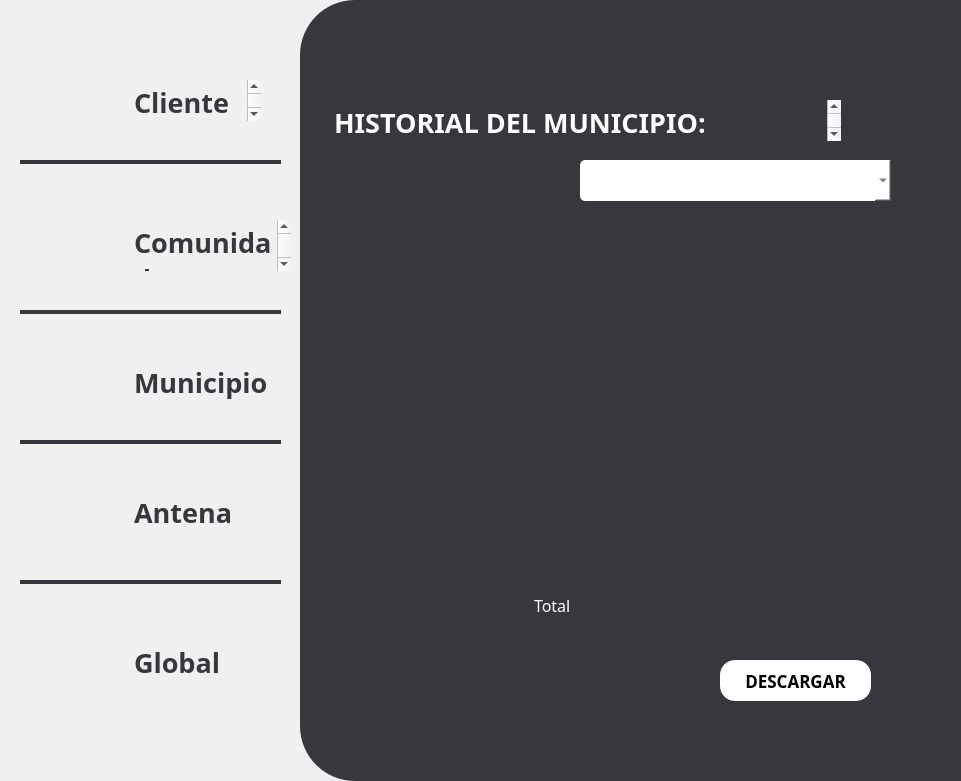
  <widget class="QFrame" name="frame_white">
   <property name="geometry">
    <rect>
     <x>340</x>
     <y>0</y>
     <width>961</width>
     <height>781</height>
    </rect>
   </property>
   <property name="styleSheet">
    <string notr="true">QFrame {
    border: none;       /* Color y grosor del borde */
    border-radius: 55px;          /* Radio de las esquinas */
    background-color: #f0f0f0;    /* Color de fondo */
    margin: 0px;                  /* Margen externo a 0 */
    padding: 0px;                 /* Espaciado interno a 0 */
}

</string>
   </property>
   <property name="frameShape">
    <enum>QFrame::StyledPanel</enum>
   </property>
   <property name="frameShadow">
    <enum>QFrame::Raised</enum>
   </property>
   <widget class="QFrame" name="frame_white_grey">
    <property name="geometry">
     <rect>
      <x>300</x>
      <y>0</y>
      <width>961</width>
      <height>781</height>
     </rect>
    </property>
    <property name="styleSheet">
     <string notr="true">QFrame {
    border: none;       /* Color y grosor del borde */
    border-radius: 55px;          /* Radio de las esquinas */
    background-color: #37373d;    /* Color de fondo */
    margin: 0px;                  /* Margen externo a 0 */
    padding: 0px;                 /* Espaciado interno a 0 */
}

</string>
    </property>
    <property name="frameShape">
     <enum>QFrame::StyledPanel</enum>
    </property>
    <property name="frameShadow">
     <enum>QFrame::Raised</enum>
    </property>
    <widget class="QTextBrowser" name="InfoPago">
     <property name="geometry">
      <rect>
       <x>30</x>
       <y>100</y>
       <width>511</width>
       <height>41</height>
      </rect>
     </property>
     <property name="sizePolicy">
      <sizepolicy hsizetype="Expanding" vsizetype="Expanding">
       <horstretch>0</horstretch>
       <verstretch>0</verstretch>
      </sizepolicy>
     </property>
     <property name="font">
      <font>
       <family>Montserrat</family>
      </font>
     </property>
     <property name="toolTipDuration">
      <number>-1</number>
     </property>
     <property name="autoFillBackground">
      <bool>false</bool>
     </property>
     <property name="styleSheet">
      <string notr="true">QTextBrowser {
    background: transparent;  /* Quitar el fondo */
	color:#FFFFFF;
    border: none;             /* Quitar el borde */
	margin: 0;                /* Eliminar márgenes */
}</string>
     </property>
     <property name="html">
      <string>&lt;!DOCTYPE HTML PUBLIC &quot;-//W3C//DTD HTML 4.0//EN&quot; &quot;http://www.w3.org/TR/REC-html40/strict.dtd&quot;&gt;
&lt;html&gt;&lt;head&gt;&lt;meta name=&quot;qrichtext&quot; content=&quot;1&quot; /&gt;&lt;style type=&quot;text/css&quot;&gt;
p, li { white-space: pre-wrap; }
&lt;/style&gt;&lt;/head&gt;&lt;body style=&quot; font-family:'Montserrat'; font-size:8.25pt; font-weight:400; font-style:normal;&quot;&gt;
&lt;p style=&quot; margin-top:0px; margin-bottom:0px; margin-left:0px; margin-right:0px; -qt-block-indent:0; text-indent:0px;&quot;&gt;&lt;span style=&quot; font-family:'MS Shell Dlg 2'; font-size:20pt; font-weight:600;&quot;&gt;HISTORIAL DEL MUNICIPIO:&lt;/span&gt;&lt;/p&gt;&lt;/body&gt;&lt;/html&gt;</string>
     </property>
    </widget>
    <widget class="QTextBrowser" name="MontoText">
     <property name="geometry">
      <rect>
       <x>230</x>
       <y>590</y>
       <width>81</width>
       <height>41</height>
      </rect>
     </property>
     <property name="sizePolicy">
      <sizepolicy hsizetype="Expanding" vsizetype="Expanding">
       <horstretch>0</horstretch>
       <verstretch>0</verstretch>
      </sizepolicy>
     </property>
     <property name="font">
      <font>
       <family>Montserrat</family>
       <pointsize>5</pointsize>
      </font>
     </property>
     <property name="toolTipDuration">
      <number>-1</number>
     </property>
     <property name="autoFillBackground">
      <bool>false</bool>
     </property>
     <property name="styleSheet">
      <string notr="true">QTextBrowser {
    background: transparent;  /* Quitar el fondo */
	color:#FFFFFF;
    border: none;             /* Quitar el borde */
	margin: 0;                /* Eliminar márgenes */
}</string>
     </property>
     <property name="html">
      <string>&lt;!DOCTYPE HTML PUBLIC &quot;-//W3C//DTD HTML 4.0//EN&quot; &quot;http://www.w3.org/TR/REC-html40/strict.dtd&quot;&gt;
&lt;html&gt;&lt;head&gt;&lt;meta name=&quot;qrichtext&quot; content=&quot;1&quot; /&gt;&lt;style type=&quot;text/css&quot;&gt;
p, li { white-space: pre-wrap; }
&lt;/style&gt;&lt;/head&gt;&lt;body style=&quot; font-family:'Montserrat'; font-size:5pt; font-weight:400; font-style:normal;&quot;&gt;
&lt;p style=&quot; margin-top:0px; margin-bottom:0px; margin-left:0px; margin-right:0px; -qt-block-indent:0; text-indent:0px;&quot;&gt;&lt;span style=&quot; font-size:12pt;&quot;&gt;Total&lt;/span&gt;&lt;/p&gt;&lt;/body&gt;&lt;/html&gt;</string>
     </property>
    </widget>
    <widget class="QTextBrowser" name="Adeudo">
     <property name="geometry">
      <rect>
       <x>50</x>
       <y>570</y>
       <width>181</width>
       <height>41</height>
      </rect>
     </property>
     <property name="sizePolicy">
      <sizepolicy hsizetype="Expanding" vsizetype="Expanding">
       <horstretch>0</horstretch>
       <verstretch>0</verstretch>
      </sizepolicy>
     </property>
     <property name="font">
      <font>
       <family>Montserrat</family>
       <pointsize>5</pointsize>
      </font>
     </property>
     <property name="toolTipDuration">
      <number>-1</number>
     </property>
     <property name="autoFillBackground">
      <bool>false</bool>
     </property>
     <property name="styleSheet">
      <string notr="true">QTextBrowser {
    background: transparent;  /* Quitar el fondo */
	color:#FFFFFF;
    border: none;             /* Quitar el borde */
	margin: 0;                /* Eliminar márgenes */
}</string>
     </property>
     <property name="html">
      <string>&lt;!DOCTYPE HTML PUBLIC &quot;-//W3C//DTD HTML 4.0//EN&quot; &quot;http://www.w3.org/TR/REC-html40/strict.dtd&quot;&gt;
&lt;html&gt;&lt;head&gt;&lt;meta name=&quot;qrichtext&quot; content=&quot;1&quot; /&gt;&lt;style type=&quot;text/css&quot;&gt;
p, li { white-space: pre-wrap; }
&lt;/style&gt;&lt;/head&gt;&lt;body style=&quot; font-family:'Montserrat'; font-size:5pt; font-weight:400; font-style:normal;&quot;&gt;
&lt;p style=&quot;-qt-paragraph-type:empty; margin-top:0px; margin-bottom:0px; margin-left:0px; margin-right:0px; -qt-block-indent:0; text-indent:0px;&quot;&gt;&lt;br /&gt;&lt;/p&gt;&lt;/body&gt;&lt;/html&gt;</string>
     </property>
    </widget>
    <widget class="QPushButton" name="GuardarButton">
     <property name="geometry">
      <rect>
       <x>420</x>
       <y>660</y>
       <width>151</width>
       <height>41</height>
      </rect>
     </property>
     <property name="font">
      <font>
       <family>Montserrat</family>
       <pointsize>13</pointsize>
       <weight>75</weight>
       <bold>true</bold>
      </font>
     </property>
     <property name="styleSheet">
      <string notr="true">QPushButton{
		background: #FFFFFF; 
		 border-radius: 15px; 
}</string>
     </property>
     <property name="text">
      <string>DESCARGAR</string>
     </property>
    </widget>
    <widget class="QTableWidget" name="Table">
     <property name="geometry">
      <rect>
       <x>50</x>
       <y>210</y>
       <width>541</width>
       <height>341</height>
      </rect>
     </property>
     <property name="styleSheet">
      <string notr="true">QTableWidget {
    background-color: transparent;
    gridline-color: #37373d;
    font-size: 14px;
    font-family: Montserrat;
    }  

QTableWidget::item {
    background-color: #ffffff;
    color: #37373d;
    padding: 5px;
    }

    QHeaderView::section {
    background-color: transparent;
 background
    color: #ffffff;
   padding: 5px;
    font-size: 14px;
    font-weight: bold;
    border-bottom: 1px solid #ffffff;
    border-right: 1px solid #ffffff;
    border-top: none;
    border-left: none;
}

QTableCornerButton::section {
    background-color: transparent;
    }</string>
     </property>
    </widget>
    <widget class="QComboBox" name="Select1">
     <property name="geometry">
      <rect>
       <x>280</x>
       <y>160</y>
       <width>311</width>
       <height>41</height>
      </rect>
     </property>
     <property name="font">
      <font>
       <family>Montserrat</family>
       <pointsize>-1</pointsize>
      </font>
     </property>
     <property name="styleSheet">
      <string notr="true">QComboBox{
 	background: #FFFFFF;
	color: #37373d;
	border-radius: 5px;
	font-family: Montserrat; /* Type of font */
    font-size: 16px;                /* Size of the text */
}</string>
     </property>
    </widget>
   </widget>
   <widget class="QLabel" name="cliente">
    <property name="geometry">
     <rect>
      <x>30</x>
      <y>60</y>
      <width>81</width>
      <height>81</height>
     </rect>
    </property>
    <property name="text">
     <string/>
    </property>
    <property name="pixmap">
     <pixmap>assets/Profile.png</pixmap>
    </property>
    <property name="scaledContents">
     <bool>true</bool>
    </property>
   </widget>
   <widget class="QLabel" name="comunidad">
    <property name="geometry">
     <rect>
      <x>20</x>
      <y>210</y>
      <width>91</width>
      <height>61</height>
     </rect>
    </property>
    <property name="text">
     <string/>
    </property>
    <property name="pixmap">
     <pixmap>assets/Comunidad.png</pixmap>
    </property>
    <property name="scaledContents">
     <bool>true</bool>
    </property>
   </widget>
   <widget class="QTextBrowser" name="ClienteText">
    <property name="geometry">
     <rect>
      <x>130</x>
      <y>80</y>
      <width>131</width>
      <height>41</height>
     </rect>
    </property>
    <property name="sizePolicy">
     <sizepolicy hsizetype="Expanding" vsizetype="Expanding">
      <horstretch>0</horstretch>
      <verstretch>0</verstretch>
     </sizepolicy>
    </property>
    <property name="font">
     <font>
      <family>Montserrat</family>
     </font>
    </property>
    <property name="toolTipDuration">
     <number>-1</number>
    </property>
    <property name="autoFillBackground">
     <bool>false</bool>
    </property>
    <property name="styleSheet">
     <string notr="true">QTextBrowser {
    background: transparent;  /* Quitar el fondo */
	color:#37373d;
    border: none;             /* Quitar el borde */
	margin: 0;                /* Eliminar márgenes */
}</string>
    </property>
    <property name="html">
     <string>&lt;!DOCTYPE HTML PUBLIC &quot;-//W3C//DTD HTML 4.0//EN&quot; &quot;http://www.w3.org/TR/REC-html40/strict.dtd&quot;&gt;
&lt;html&gt;&lt;head&gt;&lt;meta name=&quot;qrichtext&quot; content=&quot;1&quot; /&gt;&lt;style type=&quot;text/css&quot;&gt;
p, li { white-space: pre-wrap; }
&lt;/style&gt;&lt;/head&gt;&lt;body style=&quot; font-family:'Montserrat'; font-size:8.25pt; font-weight:400; font-style:normal;&quot;&gt;
&lt;p style=&quot; margin-top:0px; margin-bottom:0px; margin-left:0px; margin-right:0px; -qt-block-indent:0; text-indent:0px;&quot;&gt;&lt;span style=&quot; font-family:'MS Shell Dlg 2'; font-size:20pt; font-weight:600;&quot;&gt;Cliente&lt;/span&gt;&lt;/p&gt;&lt;/body&gt;&lt;/html&gt;</string>
    </property>
   </widget>
   <widget class="QTextBrowser" name="ComunidadText">
    <property name="geometry">
     <rect>
      <x>130</x>
      <y>220</y>
      <width>161</width>
      <height>51</height>
     </rect>
    </property>
    <property name="sizePolicy">
     <sizepolicy hsizetype="Expanding" vsizetype="Expanding">
      <horstretch>0</horstretch>
      <verstretch>0</verstretch>
     </sizepolicy>
    </property>
    <property name="font">
     <font>
      <family>Montserrat</family>
     </font>
    </property>
    <property name="toolTipDuration">
     <number>-1</number>
    </property>
    <property name="autoFillBackground">
     <bool>false</bool>
    </property>
    <property name="styleSheet">
     <string notr="true">QTextBrowser {
    background: transparent;  /* Quitar el fondo */
	color:#37373d;
    border: none;             /* Quitar el borde */
	margin: 0;                /* Eliminar márgenes */
}</string>
    </property>
    <property name="html">
     <string>&lt;!DOCTYPE HTML PUBLIC &quot;-//W3C//DTD HTML 4.0//EN&quot; &quot;http://www.w3.org/TR/REC-html40/strict.dtd&quot;&gt;
&lt;html&gt;&lt;head&gt;&lt;meta name=&quot;qrichtext&quot; content=&quot;1&quot; /&gt;&lt;style type=&quot;text/css&quot;&gt;
p, li { white-space: pre-wrap; }
&lt;/style&gt;&lt;/head&gt;&lt;body style=&quot; font-family:'Montserrat'; font-size:8.25pt; font-weight:400; font-style:normal;&quot;&gt;
&lt;p style=&quot; margin-top:0px; margin-bottom:0px; margin-left:0px; margin-right:0px; -qt-block-indent:0; text-indent:0px;&quot;&gt;&lt;span style=&quot; font-family:'MS Shell Dlg 2'; font-size:20pt; font-weight:600;&quot;&gt;Comunidad&lt;/span&gt;&lt;/p&gt;&lt;/body&gt;&lt;/html&gt;</string>
    </property>
   </widget>
   <widget class="QFrame" name="frame_10">
    <property name="geometry">
     <rect>
      <x>20</x>
      <y>160</y>
      <width>261</width>
      <height>4</height>
     </rect>
    </property>
    <property name="styleSheet">
     <string notr="true">QFrame {
    border: none;       /* Color y grosor del borde */
    background-color: #37373d;    /* Color de fondo */
}

</string>
    </property>
    <property name="frameShape">
     <enum>QFrame::StyledPanel</enum>
    </property>
    <property name="frameShadow">
     <enum>QFrame::Raised</enum>
    </property>
   </widget>
   <widget class="QFrame" name="frame_11">
    <property name="geometry">
     <rect>
      <x>20</x>
      <y>310</y>
      <width>261</width>
      <height>4</height>
     </rect>
    </property>
    <property name="styleSheet">
     <string notr="true">QFrame {
    border: none;       /* Color y grosor del borde */
    background-color: #37373d;    /* Color de fondo */
}

</string>
    </property>
    <property name="frameShape">
     <enum>QFrame::StyledPanel</enum>
    </property>
    <property name="frameShadow">
     <enum>QFrame::Raised</enum>
    </property>
   </widget>
   <widget class="QLabel" name="municipio">
    <property name="geometry">
     <rect>
      <x>40</x>
      <y>340</y>
      <width>71</width>
      <height>81</height>
     </rect>
    </property>
    <property name="text">
     <string/>
    </property>
    <property name="pixmap">
     <pixmap>assets/Municipio.png</pixmap>
    </property>
    <property name="scaledContents">
     <bool>true</bool>
    </property>
   </widget>
   <widget class="QFrame" name="frame_12">
    <property name="geometry">
     <rect>
      <x>20</x>
      <y>440</y>
      <width>261</width>
      <height>4</height>
     </rect>
    </property>
    <property name="styleSheet">
     <string notr="true">QFrame {
    border: none;       /* Color y grosor del borde */
    background-color: #37373d;    /* Color de fondo */
}

</string>
    </property>
    <property name="frameShape">
     <enum>QFrame::StyledPanel</enum>
    </property>
    <property name="frameShadow">
     <enum>QFrame::Raised</enum>
    </property>
   </widget>
   <widget class="QTextBrowser" name="MunicipioText">
    <property name="geometry">
     <rect>
      <x>130</x>
      <y>360</y>
      <width>161</width>
      <height>51</height>
     </rect>
    </property>
    <property name="sizePolicy">
     <sizepolicy hsizetype="Expanding" vsizetype="Expanding">
      <horstretch>0</horstretch>
      <verstretch>0</verstretch>
     </sizepolicy>
    </property>
    <property name="font">
     <font>
      <family>Montserrat</family>
     </font>
    </property>
    <property name="toolTipDuration">
     <number>-1</number>
    </property>
    <property name="autoFillBackground">
     <bool>false</bool>
    </property>
    <property name="styleSheet">
     <string notr="true">QTextBrowser {
    background: transparent;  /* Quitar el fondo */
	color:#37373d;
    border: none;             /* Quitar el borde */
	margin: 0;                /* Eliminar márgenes */
}</string>
    </property>
    <property name="html">
     <string>&lt;!DOCTYPE HTML PUBLIC &quot;-//W3C//DTD HTML 4.0//EN&quot; &quot;http://www.w3.org/TR/REC-html40/strict.dtd&quot;&gt;
&lt;html&gt;&lt;head&gt;&lt;meta name=&quot;qrichtext&quot; content=&quot;1&quot; /&gt;&lt;style type=&quot;text/css&quot;&gt;
p, li { white-space: pre-wrap; }
&lt;/style&gt;&lt;/head&gt;&lt;body style=&quot; font-family:'Montserrat'; font-size:8.25pt; font-weight:400; font-style:normal;&quot;&gt;
&lt;p style=&quot; margin-top:0px; margin-bottom:0px; margin-left:0px; margin-right:0px; -qt-block-indent:0; text-indent:0px;&quot;&gt;&lt;span style=&quot; font-family:'MS Shell Dlg 2'; font-size:20pt; font-weight:600;&quot;&gt;Municipio&lt;/span&gt;&lt;/p&gt;&lt;/body&gt;&lt;/html&gt;</string>
    </property>
   </widget>
   <widget class="QTextBrowser" name="AntenaText">
    <property name="geometry">
     <rect>
      <x>130</x>
      <y>490</y>
      <width>161</width>
      <height>51</height>
     </rect>
    </property>
    <property name="sizePolicy">
     <sizepolicy hsizetype="Expanding" vsizetype="Expanding">
      <horstretch>0</horstretch>
      <verstretch>0</verstretch>
     </sizepolicy>
    </property>
    <property name="font">
     <font>
      <family>Montserrat</family>
     </font>
    </property>
    <property name="toolTipDuration">
     <number>-1</number>
    </property>
    <property name="autoFillBackground">
     <bool>false</bool>
    </property>
    <property name="styleSheet">
     <string notr="true">QTextBrowser {
    background: transparent;  /* Quitar el fondo */
	color:#37373d;
    border: none;             /* Quitar el borde */
	margin: 0;                /* Eliminar márgenes */
}</string>
    </property>
    <property name="html">
     <string>&lt;!DOCTYPE HTML PUBLIC &quot;-//W3C//DTD HTML 4.0//EN&quot; &quot;http://www.w3.org/TR/REC-html40/strict.dtd&quot;&gt;
&lt;html&gt;&lt;head&gt;&lt;meta name=&quot;qrichtext&quot; content=&quot;1&quot; /&gt;&lt;style type=&quot;text/css&quot;&gt;
p, li { white-space: pre-wrap; }
&lt;/style&gt;&lt;/head&gt;&lt;body style=&quot; font-family:'Montserrat'; font-size:8.25pt; font-weight:400; font-style:normal;&quot;&gt;
&lt;p style=&quot; margin-top:0px; margin-bottom:0px; margin-left:0px; margin-right:0px; -qt-block-indent:0; text-indent:0px;&quot;&gt;&lt;span style=&quot; font-family:'MS Shell Dlg 2'; font-size:20pt; font-weight:600;&quot;&gt;Antena&lt;/span&gt;&lt;/p&gt;&lt;/body&gt;&lt;/html&gt;</string>
    </property>
   </widget>
   <widget class="QLabel" name="antena">
    <property name="geometry">
     <rect>
      <x>30</x>
      <y>470</y>
      <width>81</width>
      <height>81</height>
     </rect>
    </property>
    <property name="text">
     <string/>
    </property>
    <property name="pixmap">
     <pixmap>assets/Antena.png</pixmap>
    </property>
    <property name="scaledContents">
     <bool>true</bool>
    </property>
   </widget>
   <widget class="QFrame" name="frame_13">
    <property name="geometry">
     <rect>
      <x>20</x>
      <y>580</y>
      <width>261</width>
      <height>4</height>
     </rect>
    </property>
    <property name="styleSheet">
     <string notr="true">QFrame {
    border: none;       /* Color y grosor del borde */
    background-color: #37373d;    /* Color de fondo */
}

</string>
    </property>
    <property name="frameShape">
     <enum>QFrame::StyledPanel</enum>
    </property>
    <property name="frameShadow">
     <enum>QFrame::Raised</enum>
    </property>
   </widget>
   <widget class="QLabel" name="globalimg">
    <property name="geometry">
     <rect>
      <x>30</x>
      <y>620</y>
      <width>81</width>
      <height>81</height>
     </rect>
    </property>
    <property name="text">
     <string/>
    </property>
    <property name="pixmap">
     <pixmap>assets/Global.png</pixmap>
    </property>
    <property name="scaledContents">
     <bool>true</bool>
    </property>
   </widget>
   <widget class="QTextBrowser" name="globaltext">
    <property name="geometry">
     <rect>
      <x>130</x>
      <y>640</y>
      <width>161</width>
      <height>51</height>
     </rect>
    </property>
    <property name="sizePolicy">
     <sizepolicy hsizetype="Expanding" vsizetype="Expanding">
      <horstretch>0</horstretch>
      <verstretch>0</verstretch>
     </sizepolicy>
    </property>
    <property name="font">
     <font>
      <family>Montserrat</family>
     </font>
    </property>
    <property name="toolTipDuration">
     <number>-1</number>
    </property>
    <property name="autoFillBackground">
     <bool>false</bool>
    </property>
    <property name="styleSheet">
     <string notr="true">QTextBrowser {
    background: transparent;  /* Quitar el fondo */
	color:#37373d;
    border: none;             /* Quitar el borde */
	margin: 0;                /* Eliminar márgenes */
}</string>
    </property>
    <property name="html">
     <string>&lt;!DOCTYPE HTML PUBLIC &quot;-//W3C//DTD HTML 4.0//EN&quot; &quot;http://www.w3.org/TR/REC-html40/strict.dtd&quot;&gt;
&lt;html&gt;&lt;head&gt;&lt;meta name=&quot;qrichtext&quot; content=&quot;1&quot; /&gt;&lt;style type=&quot;text/css&quot;&gt;
p, li { white-space: pre-wrap; }
&lt;/style&gt;&lt;/head&gt;&lt;body style=&quot; font-family:'Montserrat'; font-size:8.25pt; font-weight:400; font-style:normal;&quot;&gt;
&lt;p style=&quot; margin-top:0px; margin-bottom:0px; margin-left:0px; margin-right:0px; -qt-block-indent:0; text-indent:0px;&quot;&gt;&lt;span style=&quot; font-family:'MS Shell Dlg 2'; font-size:20pt; font-weight:600;&quot;&gt;Global&lt;/span&gt;&lt;/p&gt;&lt;/body&gt;&lt;/html&gt;</string>
    </property>
   </widget>
  </widget>
